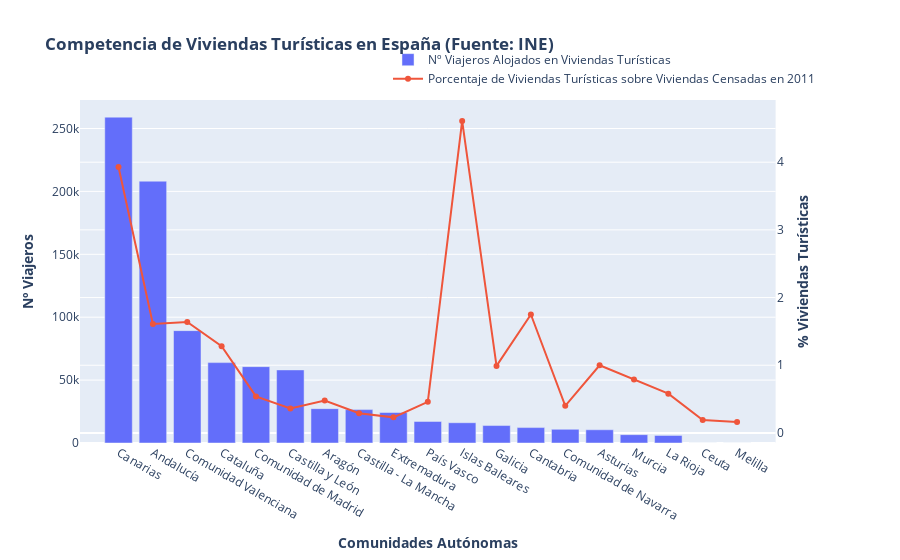

Source (notebook cell):
### Markdown cell above
El gráfico sin los datos estandarizados

### Code cell
import plotly.graph_objects as go
from plotly.subplots import make_subplots

# Create figure with secondary y-axis
fig_2 = make_subplots(specs=[[{"secondary_y": True}]])

# Add traces
fig_2.add_trace(
    go.Bar(x=ine_merged["Comunidad"], y=ine_merged["Total_Viajeros"], 
           name="Nº Viajeros Alojados en Viviendas Turísticas"),
    secondary_y=False,
)

fig_2.add_trace(
    go.Line(x=ine_merged["Comunidad"], y=ine_merged["Porcentaje viviendas turísticas"], 
            name="Porcentaje de Viviendas Turísticas sobre Viviendas Censadas en 2011"),
    secondary_y=True,
)


# Add figure title and legend
fig_2.update_layout(
    title_text="<b>Competencia de Viviendas Turísticas en España (Fuente: INE)</b>",
    legend=dict(
        yanchor="bottom",
        y=1.02,
        xanchor="right",
        x=1
    )
)

# Set x-axis title
fig_2.update_xaxes(title_text="<b>Comunidades Autónomas</b>")

# Set y-axes titles
fig_2.update_yaxes(title_text="<b>Nº Viajeros</b>", secondary_y=False)
fig_2.update_yaxes(title_text="<b>% Viviendas Turísticas</b>", secondary_y=True)

fig_2.show()

### Figure 1 — Plotly figure (JSON) as saved in the notebook; plotly's stock layout.template omitted (floating-point values rounded to 4 significant figures)
{"data": [{"name": "Nº Viajeros Alojados en Viviendas Turísticas", "type": "bar", "x": ["Canarias", "Andalucía", "Comunidad Valenciana", "Cataluña", "Comunidad de Madrid", "Castilla y León", "Aragón", "Castilla - La Mancha", "Extremadura", "País Vasco", "Islas Baleares", "Galicia", "Cantabria", "Comunidad de Navarra", "Asturias", "Murcia", "La Rioja", "Ceuta", "Melilla"], "xaxis": "x", "y": [259021, 208124, 89325, 63894, 60696, 58100, 27290, 26542, 24252, 17143, 16113, 13862, 12259, 10875, 10505, 6628, 6040, 0, 0], "yaxis": "y"}, {"name": "Porcentaje de Viviendas Turísticas sobre Viviendas Censadas en 2011", "type": "scatter", "x": ["Canarias", "Andalucía", "Comunidad Valenciana", "Cataluña", "Comunidad de Madrid", "Castilla y León", "Aragón", "Castilla - La Mancha", "Extremadura", "País Vasco", "Islas Baleares", "Galicia", "Cantabria", "Comunidad de Navarra", "Asturias", "Murcia", "La Rioja", "Ceuta", "Melilla"], "xaxis": "x", "y": [3.93, 1.61, 1.64, 1.28, 0.54, 0.36, 0.48, 0.29, 0.23, 0.46, 4.61, 0.99, 1.75, 0.4, 1, 0.79, 0.58, 0.19, 0.16], "yaxis": "y2"}], "layout": {"legend": {"x": 1, "xanchor": "right", "y": 1.02, "yanchor": "bottom"}, "title": {"text": "<b>Competencia de Viviendas Turísticas en España (Fuente: INE)</b>"}, "xaxis": {"anchor": "y", "domain": [0, 0.94], "title": {"text": "<b>Comunidades Autónomas</b>"}}, "yaxis": {"anchor": "x", "domain": [0, 1], "title": {"text": "<b>Nº Viajeros</b>"}}, "yaxis2": {"anchor": "x", "overlaying": "y", "side": "right", "title": {"text": "<b>% Viviendas Turísticas</b>"}}}}
